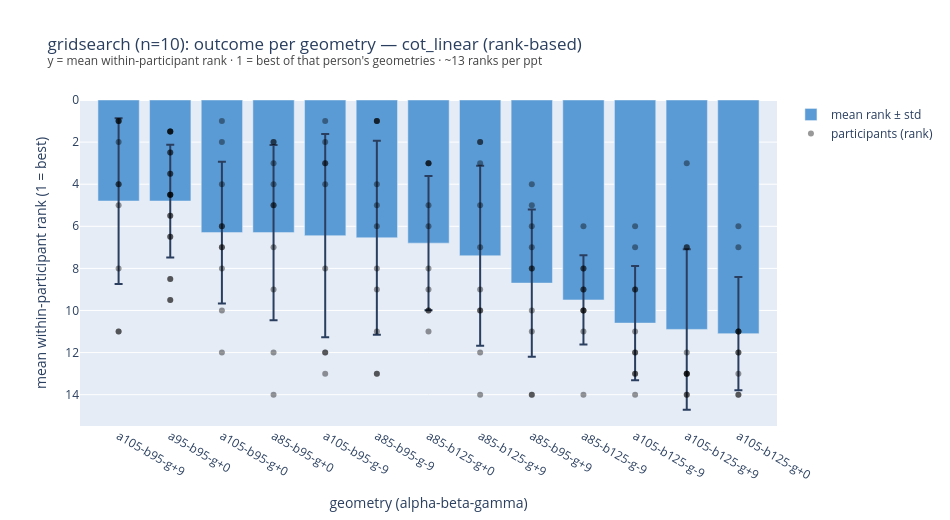
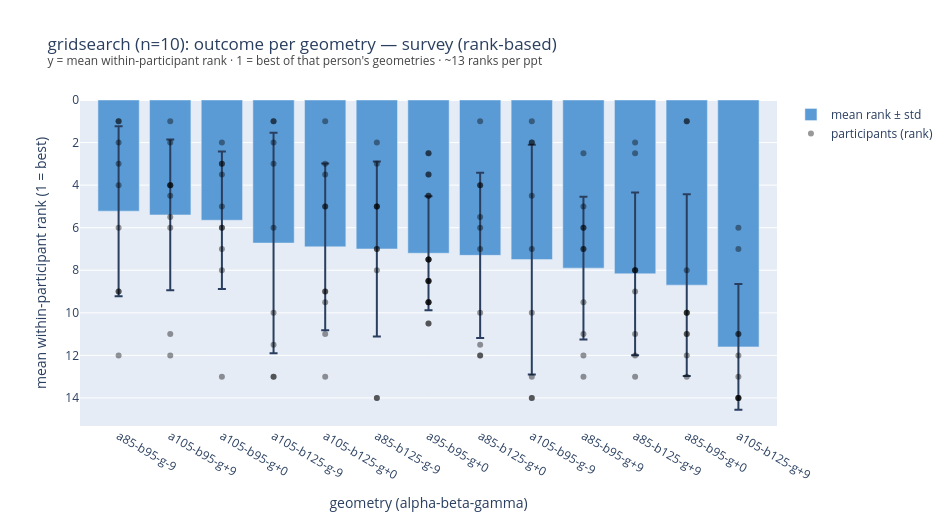
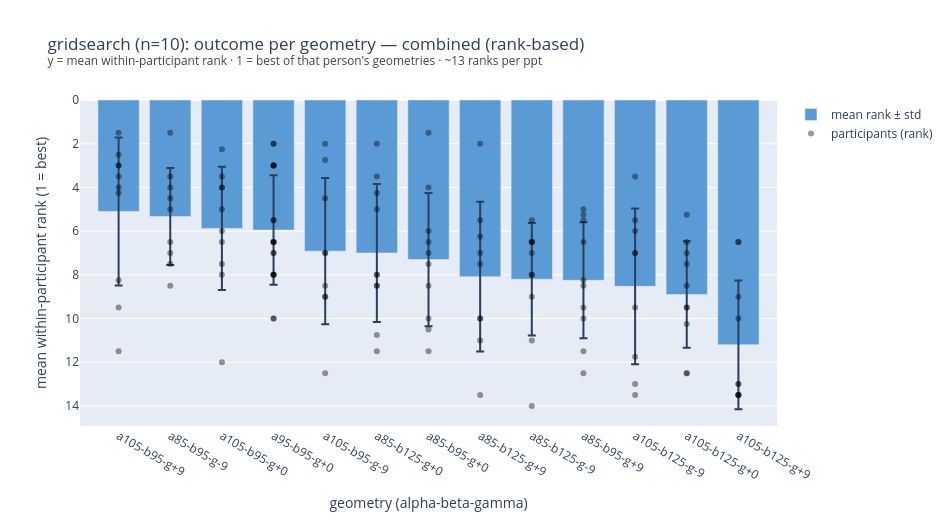

These figures' notebook cell, in order:
### Markdown cell above
## Cell 6 - outcome per geometry (mean ± std across 10 participants)

### Code cell
for outcome in ['cot_linear', 'survey', 'combined']:
    fig = opt_viz.plot_outcome_per_geometry(df, outcome=outcome, title_prefix='gridsearch (n=10): ')
    fig.show()

### Figure 1 — Plotly figure (JSON) as saved in the notebook; plotly's stock layout.template omitted (floating-point values rounded to 4 significant figures; data arrays with more than 128 entries replaced by an {"elided": "..."} marker saying what was removed)
{"data": [{"customdata": [[3.938, 10.17, 10.0], [2.677, 10.23, 20.0], [3.368, 10.39, 10.0], [4.165, 10.84, 10.0], [4.825, 10.57, 9.0], [4.612, 10.78, 11.0], [3.19, 10.58, 10.0], [4.274, 10.93, 10.0], [3.498, 10.98, 10.0], [2.121, 11.23, 10.0], [2.716, 11.45, 10.0], [3.814, 12.03, 10.0], [2.685, 11.87, 10.0]], "error_y": {"array": [3.938, 2.677, 3.368, 4.165, 4.825, 4.612, 3.19, 4.274, 3.498, 2.121, 2.716, 3.814, 2.685], "type": "data", "visible": true}, "hovertemplate": "geometry=%{x}<br>mean rank=%{y:.2f}<br>std rank=%{customdata[0]:.2f}<br>mean raw=%{customdata[1]:.3f}<br>n=%{customdata[2]}<extra></extra>", "marker": {"color": "#5B9BD5"}, "name": "mean rank ± std", "type": "bar", "x": ["a105-b95-g+9", "a95-b95-g+0", "a105-b95-g+0", "a85-b95-g+0", "a105-b95-g-9", "a85-b95-g-9", "a85-b125-g+0", "a85-b125-g+9", "a85-b95-g+9", "a85-b125-g-9", "a105-b125-g-9", "a105-b125-g+9", "a105-b125-g+0"], "y": [4.8, 4.8, 6.3, 6.3, 6.444, 6.545, 6.8, 7.4, 8.7, 9.5, 10.6, 10.9, 11.1]}, {"hovertemplate": "%{hovertext}<br>%{x}: rank %{y:.2f}<extra></extra>", "hovertext": {"elided": "140 str values"}, "marker": {"color": "rgba(0,0,0,0.4)", "size": 6, "symbol": "circle"}, "mode": "markers", "name": "participants (rank)", "type": "scatter", "x": {"elided": "140 str values"}, "y": {"elided": "140 float values"}}], "layout": {"bargap": 0.2, "height": 520, "showlegend": true, "title": {"text": "gridsearch (n=10): outcome per geometry — cot_linear (rank-based)<br><sup style=\"font-size:11px;color:#444\">y = mean within-participant rank · 1 = best of that person's geometries · ~13 ranks per ppt</sup>"}, "width": 950, "xaxis": {"categoryarray": ["a105-b95-g+9", "a95-b95-g+0", "a105-b95-g+0", "a85-b95-g+0", "a105-b95-g-9", "a85-b95-g-9", "a85-b125-g+0", "a85-b125-g+9", "a85-b95-g+9", "a85-b125-g-9", "a105-b125-g-9", "a105-b125-g+9", "a105-b125-g+0"], "categoryorder": "array", "title": {"text": "geometry (alpha-beta-gamma)"}}, "yaxis": {"autorange": "reversed", "title": {"text": "mean within-participant rank (1 = best)"}}}}

### Figure 2 — Plotly figure (JSON) as saved in the notebook; plotly's stock layout.template omitted (floating-point values rounded to 4 significant figures; data arrays with more than 128 entries replaced by an {"elided": "..."} marker saying what was removed)
{"data": [{"customdata": [[3.993, -50.5, 9.0], [3.542, -46.13, 10.0], [3.232, -46.45, 10.0], [5.179, -47.13, 9.0], [3.921, -38.85, 10.0], [4.11, -41.2, 10.0], [2.677, -44.82, 20.0], [3.882, -43.58, 10.0], [5.397, -41.28, 9.0], [3.357, -36.93, 10.0], [3.824, -38.87, 9.0], [4.27, -38.4, 10.0], [2.951, -17.27, 10.0]], "error_y": {"array": [3.993, 3.542, 3.232, 5.179, 3.921, 4.11, 2.677, 3.882, 5.397, 3.357, 3.824, 4.27, 2.951], "type": "data", "visible": true}, "hovertemplate": "geometry=%{x}<br>mean rank=%{y:.2f}<br>std rank=%{customdata[0]:.2f}<br>mean raw=%{customdata[1]:.3f}<br>n=%{customdata[2]}<extra></extra>", "marker": {"color": "#5B9BD5"}, "name": "mean rank ± std", "type": "bar", "x": ["a85-b95-g-9", "a105-b95-g+9", "a105-b95-g+0", "a105-b125-g-9", "a105-b125-g+0", "a85-b125-g-9", "a95-b95-g+0", "a85-b125-g+0", "a105-b95-g-9", "a85-b95-g+9", "a85-b125-g+9", "a85-b95-g+0", "a105-b125-g+9"], "y": [5.222, 5.4, 5.65, 6.722, 6.9, 7.0, 7.2, 7.3, 7.5, 7.9, 8.167, 8.7, 11.6]}, {"hovertemplate": "%{hovertext}<br>%{x}: rank %{y:.2f}<extra></extra>", "hovertext": {"elided": "136 str values"}, "marker": {"color": "rgba(0,0,0,0.4)", "size": 6, "symbol": "circle"}, "mode": "markers", "name": "participants (rank)", "type": "scatter", "x": {"elided": "136 str values"}, "y": {"elided": "136 float values"}}], "layout": {"bargap": 0.2, "height": 520, "showlegend": true, "title": {"text": "gridsearch (n=10): outcome per geometry — survey (rank-based)<br><sup style=\"font-size:11px;color:#444\">y = mean within-participant rank · 1 = best of that person's geometries · ~13 ranks per ppt</sup>"}, "width": 950, "xaxis": {"categoryarray": ["a85-b95-g-9", "a105-b95-g+9", "a105-b95-g+0", "a105-b125-g-9", "a105-b125-g+0", "a85-b125-g-9", "a95-b95-g+0", "a85-b125-g+0", "a105-b95-g-9", "a85-b95-g+9", "a85-b125-g+9", "a85-b95-g+0", "a105-b125-g+9"], "categoryorder": "array", "title": {"text": "geometry (alpha-beta-gamma)"}}, "yaxis": {"autorange": "reversed", "title": {"text": "mean within-participant rank (1 = best)"}}}}

### Figure 3 — Plotly figure (JSON) as saved in the notebook; plotly's stock layout.template omitted (floating-point values rounded to 4 significant figures; data arrays with more than 128 entries replaced by an {"elided": "..."} marker saying what was removed)
{"data": [{"customdata": [[3.387, -35.97, 10.0], [2.222, -40.58, 9.0], [2.822, -36.06, 10.0], [2.507, -34.58, 20.0], [3.349, -30.71, 9.0], [3.156, -33.0, 10.0], [3.048, -27.56, 10.0], [3.423, -27.86, 9.0], [2.573, -29.97, 10.0], [2.656, -25.96, 10.0], [3.563, -35.98, 9.0], [2.433, -26.98, 10.0], [2.946, -5.236, 10.0]], "error_y": {"array": [3.387, 2.222, 2.822, 2.507, 3.349, 3.156, 3.048, 3.423, 2.573, 2.656, 3.563, 2.433, 2.946], "type": "data", "visible": true}, "hovertemplate": "geometry=%{x}<br>mean rank=%{y:.2f}<br>std rank=%{customdata[0]:.2f}<br>mean raw=%{customdata[1]:.3f}<br>n=%{customdata[2]}<extra></extra>", "marker": {"color": "#5B9BD5"}, "name": "mean rank ± std", "type": "bar", "x": ["a105-b95-g+9", "a85-b95-g-9", "a105-b95-g+0", "a95-b95-g+0", "a105-b95-g-9", "a85-b125-g+0", "a85-b95-g+0", "a85-b125-g+9", "a85-b125-g-9", "a85-b95-g+9", "a105-b125-g-9", "a105-b125-g+0", "a105-b125-g+9"], "y": [5.1, 5.333, 5.875, 5.95, 6.917, 7.0, 7.3, 8.083, 8.2, 8.25, 8.528, 8.9, 11.2]}, {"hovertemplate": "%{hovertext}<br>%{x}: rank %{y:.2f}<extra></extra>", "hovertext": {"elided": "136 str values"}, "marker": {"color": "rgba(0,0,0,0.4)", "size": 6, "symbol": "circle"}, "mode": "markers", "name": "participants (rank)", "type": "scatter", "x": {"elided": "136 str values"}, "y": {"elided": "136 float values"}}], "layout": {"bargap": 0.2, "height": 520, "showlegend": true, "title": {"text": "gridsearch (n=10): outcome per geometry — combined (rank-based)<br><sup style=\"font-size:11px;color:#444\">y = mean within-participant rank · 1 = best of that person's geometries · ~13 ranks per ppt</sup>"}, "width": 950, "xaxis": {"categoryarray": ["a105-b95-g+9", "a85-b95-g-9", "a105-b95-g+0", "a95-b95-g+0", "a105-b95-g-9", "a85-b125-g+0", "a85-b95-g+0", "a85-b125-g+9", "a85-b125-g-9", "a85-b95-g+9", "a105-b125-g-9", "a105-b125-g+0", "a105-b125-g+9"], "categoryorder": "array", "title": {"text": "geometry (alpha-beta-gamma)"}}, "yaxis": {"autorange": "reversed", "title": {"text": "mean within-participant rank (1 = best)"}}}}
